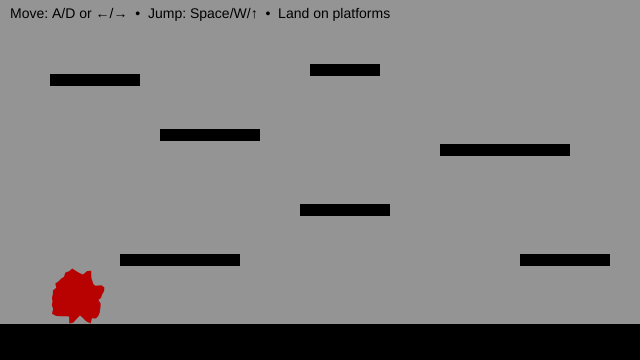
Frame 1 (no input)
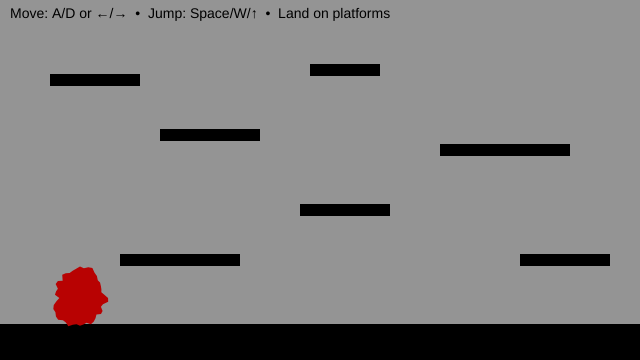
Frame 60 (no input)
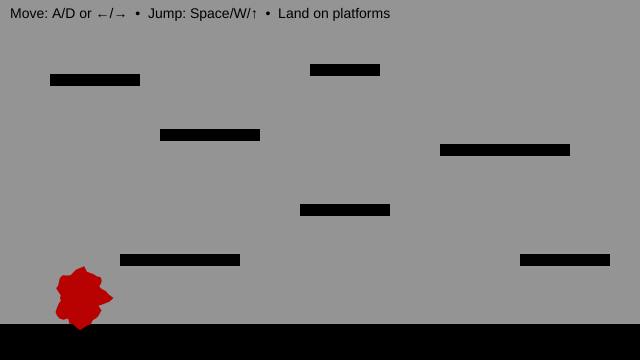
Frame 120 (the mouse pressed at the canvas centre since frame 60)

The p5.js sketch that drew these frames (run headless with seeded random() and noise() and a simulated clock; from frame 60 on, the mouse is pressed at the canvas centre):

// p5.js sketch
// ── sketch.js
// Y-position of the floor (ground level)
let floorY3;

// Player character (soft, animated blob)
let blob3 = {
  // Position (centre of the blob)
  x: 80,
  y: 0,

  // Visual properties
  r: 26, // Base radius
  points: 48, // Number of points used to draw the blob
  wobble: 16, // Edge deformation amount increased
  wobbleFreq: 2.9, //Frequency increased

  // Time values for breathing animation
  t: 0,
  tSpeed: 0.01,

  // Physics: velocity
  vx: 0, // Horizontal velocity
  vy: 0, // Vertical velocity

  // Movement tuning
  accel: 0.55, // Horizontal acceleration
  maxRun: 4.0, // Maximum horizontal speed
  gravity: 0.65, // Downward force
  jumpV: -11.0, // Initial jump impulse

  // State
  onGround: false, // True when standing on a platform

  // Friction
  frictionAir: 0.995, // Light friction in air
  frictionGround: 0.99, // friction on ground lightened to give "Ice" effect
};

// List of solid platforms the blob can stand on
// Each platform is an axis-aligned rectangle (AABB)
let platforms = [];

function setup() {
  createCanvas(640, 360);

  // Define the floor height
  floorY3 = height - 36;

  noStroke();
  textFont("sans-serif");
  textSize(14);

  // Create platforms (floor + steps)
  platforms = [
    { x: 0, y: floorY3, w: width, h: height - floorY3 }, // floor
    { x: 120, y: floorY3 - 70, w: 120, h: 12 }, // low step
    { x: 300, y: floorY3 - 120, w: 90, h: 12 }, // mid step
    { x: 440, y: floorY3 - 180, w: 130, h: 12 }, // high step
    { x: 520, y: floorY3 - 70, w: 90, h: 12 }, // return ramp
    { x: 160, y: floorY3 - 195, w: 100, h: 12 }, // added platform
    { x: 50, y: floorY3 - 250, w: 90, h: 12 }, // added platform
    { x: 310, y: floorY3 - 260, w: 70, h: 12 }, // added platform
  ];

  // Start the blob resting on the floor
  blob3.y = floorY3 - blob3.r - 1;
}

function draw() {
  background(148); // changed from light grey to dark grey

  // --- Draw all platforms ---
  fill(0, 0, 0); //changed from grey to black
  for (const p of platforms) {
    rect(p.x, p.y, p.w, p.h);
  }

  // --- Input: left/right movement ---
  let move = 0;
  if (keyIsDown(65) || keyIsDown(LEFT_ARROW)) move -= 1; // A or ←
  if (keyIsDown(68) || keyIsDown(RIGHT_ARROW)) move += 1; // D or →
  blob3.vx += blob3.accel * move;

  // --- Apply friction and clamp speed ---
  blob3.vx *= blob3.onGround ? blob3.frictionGround : blob3.frictionAir;
  blob3.vx = constrain(blob3.vx, -blob3.maxRun, blob3.maxRun);

  // --- Apply gravity ---
  blob3.vy += blob3.gravity;

  // --- Collision representation ---
  // We collide using a rectangle (AABB),
  // even though the blob is drawn as a circle
  let box = {
    x: blob3.x - blob3.r,
    y: blob3.y - blob3.r,
    w: blob3.r * 2,
    h: blob3.r * 2,
  };

  // --- STEP 1: Move horizontally, then resolve X collisions ---
  box.x += blob3.vx;
  for (const s of platforms) {
    if (overlap(box, s)) {
      if (blob3.vx > 0) {
        // Moving right → hit the left side of a platform
        box.x = s.x - box.w;
      } else if (blob3.vx < 0) {
        // Moving left → hit the right side of a platform
        box.x = s.x + s.w;
      }
      blob3.vx = 0;
    }
  }

  // --- STEP 2: Move vertically, then resolve Y collisions ---
  box.y += blob3.vy;
  blob3.onGround = false;

  for (const s of platforms) {
    if (overlap(box, s)) {
      if (blob3.vy > 0) {
        // Falling → land on top of a platform
        box.y = s.y - box.h;
        blob3.vy = 0;
        blob3.onGround = true;
      } else if (blob3.vy < 0) {
        // Rising → hit the underside of a platform
        box.y = s.y + s.h;
        blob3.vy = 0;
      }
    }
  }

  // --- Convert collision box back to blob centre ---
  blob3.x = box.x + box.w / 2;
  blob3.y = box.y + box.h / 2;

  // Keep blob inside the canvas horizontally
  blob3.x = constrain(blob3.x, blob3.r, width - blob3.r);

  // --- Draw the animated blob ---
  blob3.t += blob3.tSpeed;
  drawBlobCircle(blob3);

  // --- HUD ---
  fill(0);
  text("Move: A/D or ←/→  •  Jump: Space/W/↑  •  Land on platforms", 10, 18);
}

// Axis-Aligned Bounding Box (AABB) overlap test
// Returns true if rectangles a and b intersect
function overlap(a, b) {
  return (
    a.x < b.x + b.w && a.x + a.w > b.x && a.y < b.y + b.h && a.y + a.h > b.y
  );
}

// Draws the blob using Perlin noise for a soft, breathing effect
function drawBlobCircle(b) {
  fill(184, 2, 2); // changed blob colour from blue to red
  beginShape();

  for (let i = 0; i < b.points; i++) {
    const a = (i / b.points) * TAU;

    // Noise-based radius offset
    const n = noise(
      cos(a) * b.wobbleFreq + 100,
      sin(a) * b.wobbleFreq + 100,
      b.t,
    );

    const r = b.r + map(n, 0, 1, -b.wobble, b.wobble);

    vertex(b.x + cos(a) * r, b.y + sin(a) * r);
  }

  endShape(CLOSE);
}

// Jump input (only allowed when grounded)
function keyPressed() {
  if (
    (key === " " || key === "W" || key === "w" || keyCode === UP_ARROW) &&
    blob3.onGround
  ) {
    blob3.vy = blob3.jumpV;
    blob3.onGround = false;
  }
}
